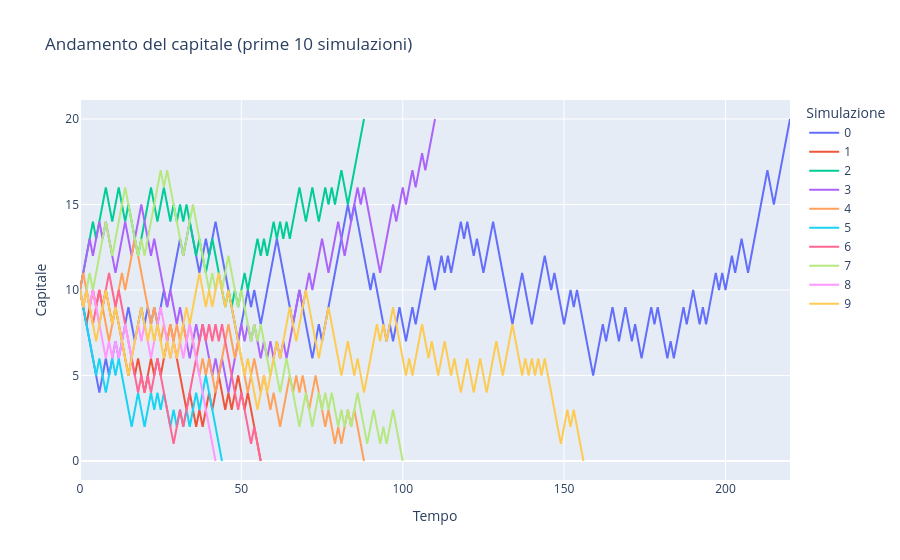
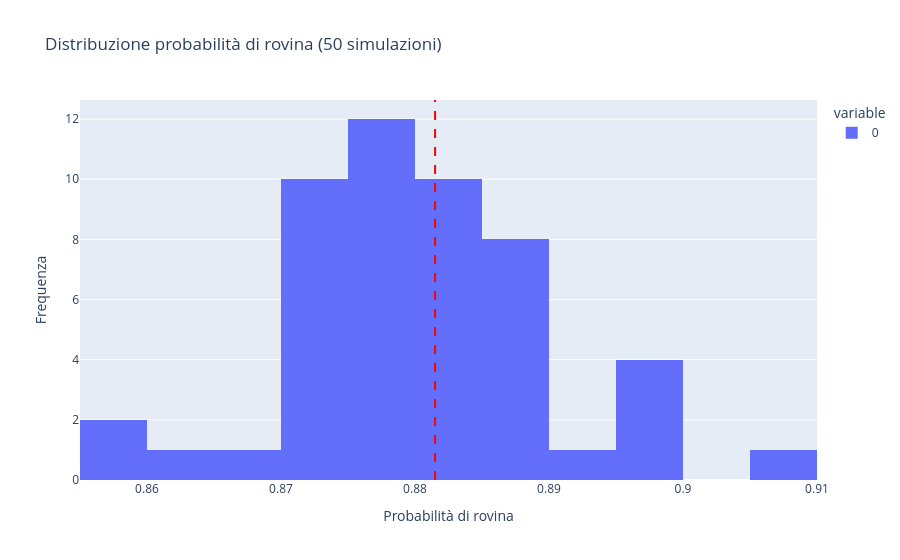
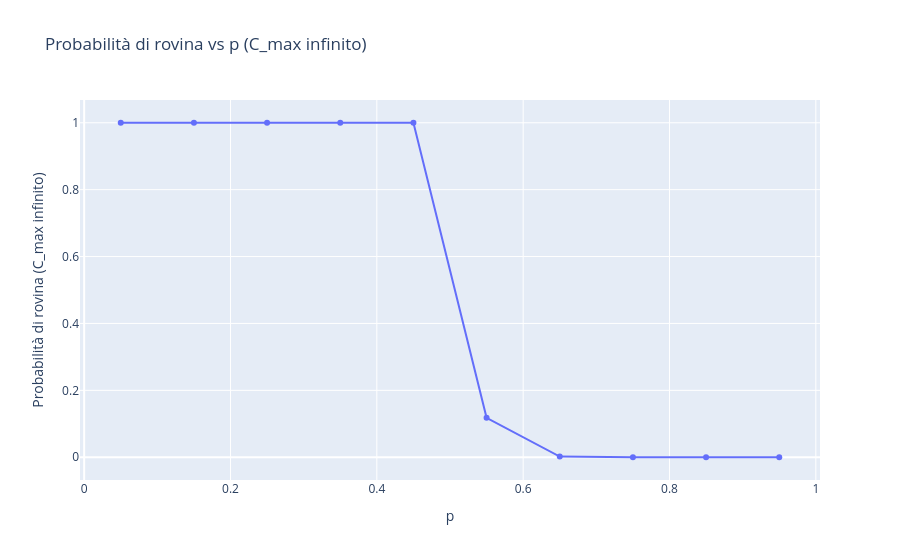

Source (notebook cell) for these figures, in order:
### Code cell
import numpy as np
import pandas as pd
from scipy.stats import norm
from sklearn.linear_model import LinearRegression
import plotly.express as px

def simulate_gambler_ruin(C0, C_max, p, T_max):
    capital = C0
    history = [capital]
    for t in range(T_max):
        if capital == 0 or capital == C_max:
            break
        if np.random.rand() < p:
            capital += 1
        else:
            capital -= 1
        history.append(capital)
    return history, capital

def run_simulations(N, C0, C_max, p, T_max):
    ruin_count = 0
    success_count = 0
    ruin_times = []
    success_times = []
    all_histories = []
    for _ in range(N):
        history, final = simulate_gambler_ruin(C0, C_max, p, T_max)
        all_histories.append(history)
        if final == 0:
            ruin_count += 1
            ruin_times.append(len(history)-1)
        elif final == C_max:
            success_count += 1
            success_times.append(len(history)-1)
    prob_ruin = ruin_count / N
    prob_success = success_count / N
    return {
        'prob_ruin': prob_ruin,
        'prob_success': prob_success,
        'ruin_times': ruin_times,
        'success_times': success_times,
        'all_histories': all_histories
    }

def theoretical_ruin_prob(C0, C_max, p):
    if p == 0.5:
        return 1 - C0 / C_max
    else:
        q = 1 - p
        r = q / p
        return (r**C0 - r**C_max) / (1 - r**C_max)

# Parameters
C0 = 10
C_max = 20
p = 0.45
T_max = 1000
N = 1000

results = run_simulations(N, C0, C_max, p, T_max)

# 2a. Probabilità di rovina e successo
print("Probabilità di rovina:", results['prob_ruin'])
print("Probabilità di successo:", results['prob_success'])

# 2b. Andamento capitale
df_hist = []
for i, h in enumerate(results['all_histories'][:10]):
    df_hist.extend({'Simulazione': i, 'Tempo': t, 'Capitale': c} for t, c in enumerate(h))
fig = px.line(
    pd.DataFrame(df_hist),
    x='Tempo', y='Capitale', color='Simulazione',
    title='Andamento del capitale (prime 10 simulazioni)'
)
fig.show()

# 3a. Cambiando T_max
for T in [100, 500, 1000]:
    res = run_simulations(N, C0, C_max, p, T)
    print(f"T_max={T}: Probabilità di rovina={res['prob_ruin']:.3f}")

# 3b. Tempo atteso per rovina
if results['ruin_times']:
    print("Tempo atteso per rovina:", np.mean(results['ruin_times']))
else:
    print("Nessuna rovina osservata.")

# 3c. Tempo atteso per successo
if results['success_times']:
    print("Tempo atteso per successo:", np.mean(results['success_times']))
else:
    print("Nessun successo osservato.")

# 4a. Verifica soluzione teorica
sim_probs = []
for _ in range(50):
    sim_probs.append(run_simulations(N, C0, C_max, p, T_max)['prob_ruin'])
fig = px.histogram(sim_probs, nbins=10, title='Distribuzione probabilità di rovina (50 simulazioni)')
fig.add_vline(x=theoretical_ruin_prob(C0, C_max, p), line_dash='dash', line_color='red')
fig.update_layout(xaxis_title='Probabilità di rovina', yaxis_title='Frequenza')
fig.show()

# 4b. C_max infinito, vari p
p_values = np.arange(0.05, 1.0, 0.1)
ruin_probs = []
for p_val in p_values:
    res = run_simulations(N, C0, float('inf'), p_val, T_max)
    ruin_probs.append(res['prob_ruin'])
fig = px.line(
    x=p_values, y=ruin_probs, markers=True,
    title='Probabilità di rovina vs p (C_max infinito)'
)
fig.update_layout(xaxis_title='p', yaxis_title='Probabilità di rovina (C_max infinito)')
fig.show()

# 4c. p > 0.5
res = run_simulations(N, C0, float('inf'), 0.6, T_max)
print("p=0.6, Probabilità di rovina:", res['prob_ruin'])

# 5a. Attesa e varianza della probabilità di rovina
K = 100
probs = [run_simulations(N, C0, C_max, p, T_max)['prob_ruin'] for _ in range(K)]
print("Attesa:", np.mean(probs))
print("Varianza:", np.var(probs))

# 5b. Intervallo di confidenza 95%
for K_val in [50, 100, 200, 2000]:
    probs = [run_simulations(N, C0, C_max, p, T_max)['prob_ruin'] for _ in range(K_val)]
    mean = np.mean(probs)
    std = np.std(probs)
    ci = norm.interval(0.95, loc=mean, scale=std/np.sqrt(K_val))
    print(f"K={K_val}: IC 95% = {ci}")

# 5c. Teorema Limite Centrale
import pandas as pd
sample_sizes = [10, 30, 50, 100]
df_means = []
for n in sample_sizes:
    means = [np.mean([run_simulations(N, C0, C_max, p, T_max)['prob_ruin'] for _ in range(n)]) for _ in range(50)]
    df_means.extend({'n': n, 'media': m} for m in means)
fig = px.histogram(pd.DataFrame(df_means), x='media', color='n', barmode='overlay',
                   title='Distribuzioni delle medie campionarie')
fig.update_layout(xaxis_title='Media campionaria', yaxis_title='Frequenza')
fig.show()

# 5d. Grafico probabilità di rovina vs p + regressione
p_vals = np.linspace(0.05, 0.95, 19)
ruin_probs = [run_simulations(N, C0, C_max, p_val, T_max)['prob_ruin'] for p_val in p_vals]
model = LinearRegression().fit(p_vals.reshape(-1,1), ruin_probs)
fig = px.scatter(x=p_vals, y=ruin_probs, title='Probabilità di rovina vs p con regressione')
fig.add_traces(px.line(x=p_vals, y=model.predict(p_vals.reshape(-1,1))).data)
fig.update_layout(xaxis_title='p', yaxis_title='Probabilità di rovina')
fig.show()
print("Coefficiente regressione:", model.coef_[0])
print("Intercept:", model.intercept_)

### Figure 1 — Plotly figure (JSON) as saved in the notebook; plotly's stock layout.template omitted (floating-point values rounded to 4 significant figures; data arrays with more than 128 entries replaced by an {"elided": "..."} marker saying what was removed)
{"data": [{"hovertemplate": "Simulazione=0<br>Tempo=%{x}<br>Capitale=%{y}<extra></extra>", "legendgroup": "0", "line": {"color": "#636efa", "dash": "solid"}, "marker": {"symbol": "circle"}, "mode": "lines", "name": "0", "orientation": "v", "showlegend": true, "type": "scatter", "x": {"elided": "221 int values"}, "xaxis": "x", "y": {"elided": "221 int values"}, "yaxis": "y"}, {"hovertemplate": "Simulazione=1<br>Tempo=%{x}<br>Capitale=%{y}<extra></extra>", "legendgroup": "1", "line": {"color": "#EF553B", "dash": "solid"}, "marker": {"symbol": "circle"}, "mode": "lines", "name": "1", "orientation": "v", "showlegend": true, "type": "scatter", "x": [0, 1, 2, 3, 4, 5, 6, 7, 8, 9, 10, 11, 12, 13, 14, 15, 16, 17, 18, 19, 20, 21, 22, 23, 24, 25, 26, 27, 28, 29, 30, 31, 32, 33, 34, 35, 36, 37, 38, 39, 40, 41, 42, 43, 44, 45, 46, 47, 48, 49, 50, 51, 52, 53, 54, 55, 56], "xaxis": "x", "y": [10, 9, 8, 9, 10, 9, 10, 9, 10, 9, 8, 9, 8, 7, 6, 5, 6, 5, 6, 5, 4, 5, 6, 5, 6, 5, 6, 7, 8, 7, 6, 5, 4, 3, 4, 3, 2, 3, 2, 3, 4, 3, 4, 5, 4, 3, 4, 3, 4, 5, 4, 3, 4, 3, 2, 1, 0], "yaxis": "y"}, {"hovertemplate": "Simulazione=2<br>Tempo=%{x}<br>Capitale=%{y}<extra></extra>", "legendgroup": "2", "line": {"color": "#00cc96", "dash": "solid"}, "marker": {"symbol": "circle"}, "mode": "lines", "name": "2", "orientation": "v", "showlegend": true, "type": "scatter", "x": [0, 1, 2, 3, 4, 5, 6, 7, 8, 9, 10, 11, 12, 13, 14, 15, 16, 17, 18, 19, 20, 21, 22, 23, 24, 25, 26, 27, 28, 29, 30, 31, 32, 33, 34, 35, 36, 37, 38, 39, 40, 41, 42, 43, 44, 45, 46, 47, 48, 49, 50, 51, 52, 53, 54, 55, 56, 57, 58, 59, 60, 61, 62, 63, 64, 65, 66, 67, 68, 69, 70, 71, 72, 73, 74, 75, 76, 77, 78, 79, 80, 81, 82, 83, 84, 85, 86, 87, 88], "xaxis": "x", "y": [10, 11, 12, 13, 14, 13, 14, 15, 16, 15, 14, 15, 16, 15, 14, 15, 14, 13, 12, 13, 14, 15, 16, 15, 14, 15, 16, 15, 14, 15, 14, 15, 14, 15, 14, 13, 12, 13, 12, 11, 12, 13, 12, 11, 10, 9, 10, 9, 10, 9, 10, 11, 10, 11, 12, 13, 12, 13, 12, 13, 14, 13, 14, 13, 14, 13, 14, 15, 16, 15, 14, 15, 16, 15, 14, 15, 16, 15, 16, 15, 16, 17, 16, 15, 16, 17, 18, 19, 20], "yaxis": "y"}, {"hovertemplate": "Simulazione=3<br>Tempo=%{x}<br>Capitale=%{y}<extra></extra>", "legendgroup": "3", "line": {"color": "#ab63fa", "dash": "solid"}, "marker": {"symbol": "circle"}, "mode": "lines", "name": "3", "orientation": "v", "showlegend": true, "type": "scatter", "x": [0, 1, 2, 3, 4, 5, 6, 7, 8, 9, 10, 11, 12, 13, 14, 15, 16, 17, 18, 19, 20, 21, 22, 23, 24, 25, 26, 27, 28, 29, 30, 31, 32, 33, 34, 35, 36, 37, 38, 39, 40, 41, 42, 43, 44, 45, 46, 47, 48, 49, 50, 51, 52, 53, 54, 55, 56, 57, 58, 59, 60, 61, 62, 63, 64, 65, 66, 67, 68, 69, 70, 71, 72, 73, 74, 75, 76, 77, 78, 79, 80, 81, 82, 83, 84, 85, 86, 87, 88, 89, 90, 91, 92, 93, 94, 95, 96, 97, 98, 99, 100, 101, 102, 103, 104, 105, 106, 107, 108, 109, 110], "xaxis": "x", "y": [10, 11, 12, 13, 12, 13, 14, 13, 14, 13, 12, 11, 12, 13, 14, 13, 12, 13, 14, 15, 14, 13, 12, 13, 12, 11, 10, 9, 10, 9, 8, 9, 8, 7, 6, 7, 8, 7, 8, 7, 6, 5, 6, 5, 6, 5, 4, 5, 6, 7, 8, 7, 8, 7, 8, 7, 6, 7, 6, 7, 6, 7, 6, 7, 6, 7, 8, 9, 10, 9, 10, 11, 10, 11, 12, 13, 12, 11, 12, 13, 14, 13, 12, 13, 14, 15, 16, 15, 16, 15, 14, 13, 12, 11, 12, 13, 14, 15, 14, 15, 16, 15, 16, 17, 16, 17, 18, 17, 18, 19, 20], "yaxis": "y"}, {"hovertemplate": "Simulazione=4<br>Tempo=%{x}<br>Capitale=%{y}<extra></extra>", "legendgroup": "4", "line": {"color": "#FFA15A", "dash": "solid"}, "marker": {"symbol": "circle"}, "mode": "lines", "name": "4", "orientation": "v", "showlegend": true, "type": "scatter", "x": [0, 1, 2, 3, 4, 5, 6, 7, 8, 9, 10, 11, 12, 13, 14, 15, 16, 17, 18, 19, 20, 21, 22, 23, 24, 25, 26, 27, 28, 29, 30, 31, 32, 33, 34, 35, 36, 37, 38, 39, 40, 41, 42, 43, 44, 45, 46, 47, 48, 49, 50, 51, 52, 53, 54, 55, 56, 57, 58, 59, 60, 61, 62, 63, 64, 65, 66, 67, 68, 69, 70, 71, 72, 73, 74, 75, 76, 77, 78, 79, 80, 81, 82, 83, 84, 85, 86, 87, 88], "xaxis": "x", "y": [10, 11, 10, 9, 10, 9, 8, 9, 8, 7, 8, 9, 10, 11, 10, 11, 12, 13, 12, 11, 10, 9, 8, 9, 8, 7, 8, 7, 8, 7, 8, 7, 8, 7, 8, 7, 6, 5, 6, 5, 6, 5, 4, 5, 6, 7, 8, 7, 6, 7, 6, 5, 4, 5, 6, 5, 4, 5, 4, 3, 4, 3, 2, 3, 4, 5, 4, 5, 4, 5, 4, 3, 4, 5, 4, 3, 2, 3, 2, 1, 2, 1, 2, 3, 2, 3, 2, 1, 0], "yaxis": "y"}, {"hovertemplate": "Simulazione=5<br>Tempo=%{x}<br>Capitale=%{y}<extra></extra>", "legendgroup": "5", "line": {"color": "#19d3f3", "dash": "solid"}, "marker": {"symbol": "circle"}, "mode": "lines", "name": "5", "orientation": "v", "showlegend": true, "type": "scatter", "x": [0, 1, 2, 3, 4, 5, 6, 7, 8, 9, 10, 11, 12, 13, 14, 15, 16, 17, 18, 19, 20, 21, 22, 23, 24, 25, 26, 27, 28, 29, 30, 31, 32, 33, 34, 35, 36, 37, 38, 39, 40, 41, 42, 43, 44], "xaxis": "x", "y": [10, 9, 8, 7, 6, 5, 6, 5, 4, 5, 6, 5, 6, 5, 4, 3, 2, 3, 4, 3, 2, 3, 4, 3, 4, 3, 4, 3, 2, 3, 2, 3, 2, 3, 2, 3, 4, 3, 4, 5, 4, 3, 2, 1, 0], "yaxis": "y"}, {"hovertemplate": "Simulazione=6<br>Tempo=%{x}<br>Capitale=%{y}<extra></extra>", "legendgroup": "6", "line": {"color": "#FF6692", "dash": "solid"}, "marker": {"symbol": "circle"}, "mode": "lines", "name": "6", "orientation": "v", "showlegend": true, "type": "scatter", "x": [0, 1, 2, 3, 4, 5, 6, 7, 8, 9, 10, 11, 12, 13, 14, 15, 16, 17, 18, 19, 20, 21, 22, 23, 24, 25, 26, 27, 28, 29, 30, 31, 32, 33, 34, 35, 36, 37, 38, 39, 40, 41, 42, 43, 44, 45, 46, 47, 48, 49, 50, 51, 52, 53, 54, 55, 56], "xaxis": "x", "y": [10, 9, 10, 9, 8, 9, 10, 9, 10, 11, 10, 9, 10, 9, 8, 7, 6, 5, 4, 5, 4, 5, 4, 5, 6, 5, 4, 3, 2, 1, 2, 3, 2, 3, 4, 5, 6, 7, 8, 7, 8, 7, 8, 7, 8, 7, 6, 5, 4, 3, 4, 3, 2, 1, 2, 1, 0], "yaxis": "y"}, {"hovertemplate": "Simulazione=7<br>Tempo=%{x}<br>Capitale=%{y}<extra></extra>", "legendgroup": "7", "line": {"color": "#B6E880", "dash": "solid"}, "marker": {"symbol": "circle"}, "mode": "lines", "name": "7", "orientation": "v", "showlegend": true, "type": "scatter", "x": [0, 1, 2, 3, 4, 5, 6, 7, 8, 9, 10, 11, 12, 13, 14, 15, 16, 17, 18, 19, 20, 21, 22, 23, 24, 25, 26, 27, 28, 29, 30, 31, 32, 33, 34, 35, 36, 37, 38, 39, 40, 41, 42, 43, 44, 45, 46, 47, 48, 49, 50, 51, 52, 53, 54, 55, 56, 57, 58, 59, 60, 61, 62, 63, 64, 65, 66, 67, 68, 69, 70, 71, 72, 73, 74, 75, 76, 77, 78, 79, 80, 81, 82, 83, 84, 85, 86, 87, 88, 89, 90, 91, 92, 93, 94, 95, 96, 97, 98, 99, 100], "xaxis": "x", "y": [10, 9, 10, 11, 10, 11, 12, 13, 14, 13, 12, 13, 14, 15, 16, 15, 14, 13, 12, 13, 12, 13, 14, 15, 16, 17, 16, 17, 16, 15, 14, 13, 12, 13, 14, 15, 14, 13, 12, 11, 10, 11, 10, 11, 10, 11, 12, 11, 10, 9, 10, 9, 8, 7, 8, 7, 8, 7, 6, 5, 6, 5, 4, 5, 6, 5, 4, 3, 2, 3, 4, 3, 2, 3, 4, 3, 4, 3, 4, 3, 2, 3, 2, 3, 2, 3, 4, 3, 2, 1, 2, 3, 2, 1, 2, 1, 2, 3, 2, 1, 0], "yaxis": "y"}, {"hovertemplate": "Simulazione=8<br>Tempo=%{x}<br>Capitale=%{y}<extra></extra>", "legendgroup": "8", "line": {"color": "#FF97FF", "dash": "solid"}, "marker": {"symbol": "circle"}, "mode": "lines", "name": "8", "orientation": "v", "showlegend": true, "type": "scatter", "x": [0, 1, 2, 3, 4, 5, 6, 7, 8, 9, 10, 11, 12, 13, 14, 15, 16, 17, 18, 19, 20, 21, 22, 23, 24, 25, 26, 27, 28, 29, 30, 31, 32, 33, 34, 35, 36, 37, 38, 39, 40, 41, 42], "xaxis": "x", "y": [10, 9, 10, 9, 10, 9, 8, 7, 6, 7, 6, 7, 6, 7, 8, 7, 6, 7, 8, 7, 8, 7, 6, 7, 8, 9, 8, 7, 6, 7, 6, 7, 6, 7, 8, 7, 6, 5, 4, 3, 2, 1, 0], "yaxis": "y"}, {"hovertemplate": "Simulazione=9<br>Tempo=%{x}<br>Capitale=%{y}<extra></extra>", "legendgroup": "9", "line": {"color": "#FECB52", "dash": "solid"}, "marker": {"symbol": "circle"}, "mode": "lines", "name": "9", "orientation": "v", "showlegend": true, "type": "scatter", "x": {"elided": "157 int values"}, "xaxis": "x", "y": {"elided": "157 int values"}, "yaxis": "y"}], "layout": {"legend": {"title": {"text": "Simulazione"}, "tracegroupgap": 0}, "title": {"text": "Andamento del capitale (prime 10 simulazioni)"}, "xaxis": {"anchor": "y", "domain": [0, 1], "title": {"text": "Tempo"}}, "yaxis": {"anchor": "x", "domain": [0, 1], "title": {"text": "Capitale"}}}}

### Figure 2 — Plotly figure (JSON) as saved in the notebook; plotly's stock layout.template omitted (floating-point values rounded to 4 significant figures)
{"data": [{"alignmentgroup": "True", "bingroup": "x", "hovertemplate": "variable=0<br>value=%{x}<br>count=%{y}<extra></extra>", "legendgroup": "0", "marker": {"color": "#636efa", "pattern": {"shape": ""}}, "name": "0", "nbinsx": 10, "offsetgroup": "0", "orientation": "v", "showlegend": true, "type": "histogram", "x": [0.876, 0.873, 0.893, 0.872, 0.886, 0.883, 0.882, 0.887, 0.868, 0.878, 0.886, 0.883, 0.898, 0.888, 0.877, 0.878, 0.897, 0.879, 0.906, 0.872, 0.883, 0.88, 0.874, 0.876, 0.875, 0.898, 0.876, 0.887, 0.887, 0.87, 0.873, 0.878, 0.882, 0.88, 0.878, 0.872, 0.872, 0.879, 0.881, 0.876, 0.873, 0.882, 0.889, 0.857, 0.888, 0.899, 0.873, 0.884, 0.862, 0.858], "xaxis": "x", "yaxis": "y"}], "layout": {"barmode": "relative", "legend": {"title": {"text": "variable"}, "tracegroupgap": 0}, "shapes": [{"line": {"color": "red", "dash": "dash"}, "type": "line", "x0": 0.8815, "x1": 0.8815, "xref": "x", "y0": 0, "y1": 1, "yref": "y domain"}], "title": {"text": "Distribuzione probabilità di rovina (50 simulazioni)"}, "xaxis": {"anchor": "y", "domain": [0, 1], "title": {"text": "Probabilità di rovina"}}, "yaxis": {"anchor": "x", "domain": [0, 1], "title": {"text": "Frequenza"}}}}

### Figure 3 — Plotly figure (JSON) as saved in the notebook; plotly's stock layout.template omitted (floating-point values rounded to 4 significant figures)
{"data": [{"hovertemplate": "x=%{x}<br>y=%{y}<extra></extra>", "legendgroup": "", "line": {"color": "#636efa", "dash": "solid"}, "marker": {"symbol": "circle"}, "mode": "lines+markers", "name": "", "orientation": "v", "showlegend": false, "type": "scatter", "x": [0.05, 0.15, 0.25, 0.35, 0.45, 0.55, 0.65, 0.75, 0.85, 0.95], "xaxis": "x", "y": [1, 1, 1, 1, 1, 0.118, 0.002, 0, 0, 0], "yaxis": "y"}], "layout": {"legend": {"tracegroupgap": 0}, "title": {"text": "Probabilità di rovina vs p (C_max infinito)"}, "xaxis": {"anchor": "y", "domain": [0, 1], "title": {"text": "p"}}, "yaxis": {"anchor": "x", "domain": [0, 1], "title": {"text": "Probabilità di rovina (C_max infinito)"}}}}
